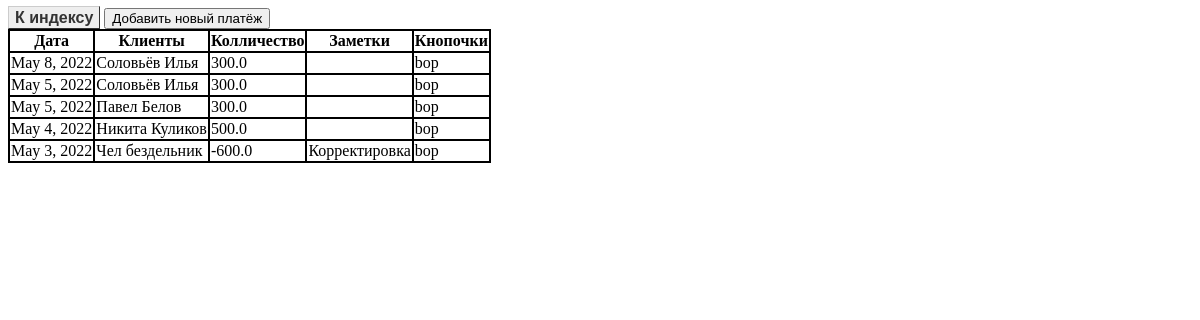
Screenshot of /CRM/paymentsTab with the database file from the repository.
### newCRM/CRM/models.py (models this page shows, shortened)
class Payment(models.Model):
    client = models.ForeignKey(Client,on_delete=models.CASCADE)
    date = models.DateField()
    value = models.FloatField(default=0)
    note = models.CharField(max_length=200,default="")

class Client(models.Model):
    name = models.CharField(max_length=200)
    money = models.FloatField(default=0)
    active = models.BooleanField(default=True)

### newCRM/CRM/views.py (the view)
# urls.py: path('CRM/paymentsTab',views.CRM_payments,name = 'CRM_payments'),
def CRM_payments(request):
    payments = Payment.objects.order_by('-date')
    clients = Client.objects.all()
    template = loader.get_template('crm/simplePayments.html')
    context = {
        'payments' : payments,
        'clients' : clients
    }
    return HttpResponse(template.render(context, request))

### newCRM/CRM/templates/crm/simplePayments.html (shortened to what this page needs)
<!DOCTYPE html>
<html>
    <head>
        {% load static %}
        <link rel="stylesheet" type="text/css" href="{% static 'crm/simpleStyle.css' %}">
    </head>
    <body>
        <a class = "button" href = {%url 'index'%}>К индексу</a>
        <button onclick="document.getElementById('newPayment').classList.remove('hidden');">Добавить новый платёж</button>
        <table>
            <tr>
                <th>Дата</th>
                <th>Клиенты</th>
                <th>Колличество</th>
                <th>Заметки</th>
                <th>Кнопочки</th>
            </tr>
            {%for pay in payments%}
                <tr>
                    <td>{{pay.date}}</td>
                    <td>{{pay.client.name}}</td>
                    <td>{{pay.value}}</td>
                    <td>{{pay.note}}</td>
                    <td>bop</td>
                </tr>
            {%endfor%}
        </table>
    </body>
</html>

### newCRM/CRM/static/crm/simpleStyle.css (style rules this page uses)
table { border-collapse: collapse; }
table td { border: 2px solid black; }
table th { border: 2px solid black; }
.button { font: bold 16px Arial; text-decoration: none; background-color: #EEEEEE; color: #333333; padding: 2px 6px 2px 6px; border-top: 1px solid #CCCCCC; border-right: 1px solid #333333; border-bottom: 1px solid #333333; border-left: 1px solid #CCCCCC; max-height: 50px; }

### rows the page displays
Payment: date "May 8, 2022", client.name "Соловьёв Илья", value "300.0"
Payment: date "May 5, 2022", client.name "Соловьёв Илья", value "300.0"
Payment: date "May 5, 2022", client.name "Павел Белов", value "300.0"
Payment: date "May 4, 2022", client.name "Никита Куликов", value "500.0"
Payment: date "May 3, 2022", client.name "Чел бездельник", value "-600.0", note "Корректировка"
